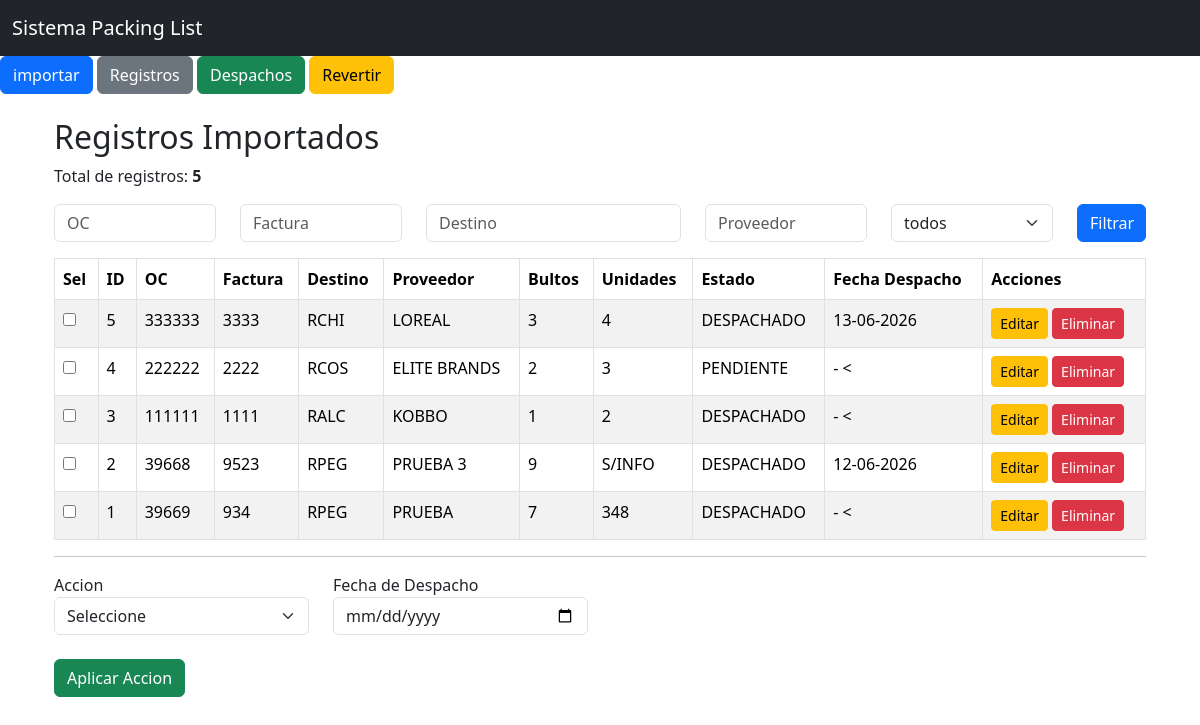
Page /registros on the earlier database version.
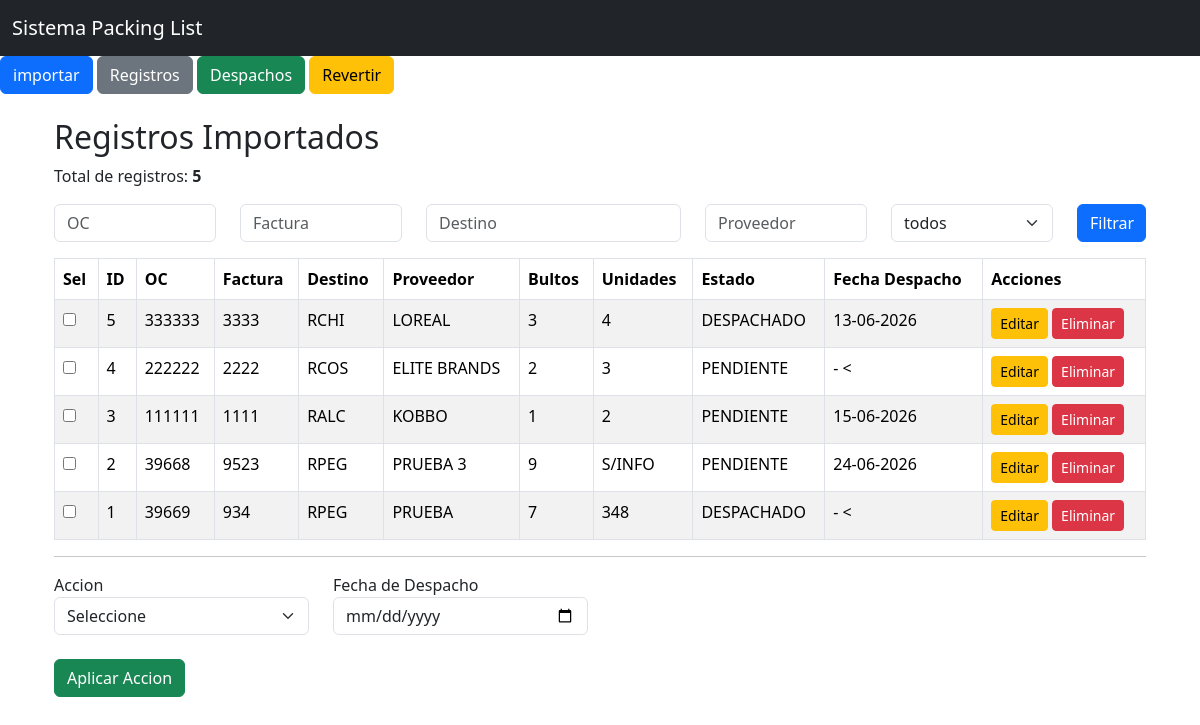
Same page on the later database version.
### models.py (models this page shows)
class Consolidado(db.Model):
    __tablename__ = "consolidado"
    id = db.Column(db.Integer, primary_key=True)
    oc = db.Column(db.String(50))
    factura = db.Column(db.String(50))
    destino = db.Column(db.String(20), nullable=False)
    proveedor = db.Column(db.String(150))
    bultos = db.Column(db.Integer, nullable=False)
    unidades = db.Column(db.String(50), nullable=False)
    tipo_carga = db.Column(db.String(50), nullable=False, default="NACIONAL")
    etiqueta = db.Column(db.String(150))
    observacion = db.Column(db.String(500))
    estado = db.Column(db.String(20), nullable=False, default="PENDIENTE")
    origen_archivo = db.Column(db.String(50), nullable=False)
    nombre_archivo = db.Column(db.String(255))
    fecha_carga = db.Column(db.DateTime)
    eliminado = db.Column(db.Boolean, nullable=False, default=False)
    fecha_eliminacion = db.Column(db.DateTime)
    fecha_despacho = db.Column(db.DateTime)

### app.py (the view)
@app.route("/registros")
def registros():
    oc = request.args.get("oc", "")
    factura = request.args.get("factura", "")
    destino = request.args.get("destino", "")
    proveedor = request.args.get("proveedor", "")
    estado = request.args.get("estado", "")
    consulta = Consolidado.query.filter_by(eliminado=False)
    if oc:
        consulta = consulta.filter(Consolidado.oc.contains(oc))
    if factura:
        consulta = consulta.filter(Consolidado.factura.contains(factura))
    if destino:
        consulta = consulta.filter(Consolidado.destino.contains(destino))
    if proveedor:
        consulta = consulta.filter(Consolidado.proveedor.contains(proveedor))
    if estado:
        consulta = consulta.filter(Consolidado.estado.contains(estado))
    registros = consulta.order_by(Consolidado.id.desc()).all()
    return render_template(
        "registros.html",
        registros=registros,
        oc=oc,
        factura=factura,
        destino=destino,
        proveedor=proveedor,
        estado=estado,
    )

### templates/registros.html (shortened to what this page needs)
{% extends "base.html" %}
{% block contenido %}
<div class="container mt-4">
    <h2>Registros Importados</h2>
    <p>
        Total de registros:
        <b>{{ registros|length }}</b>
    </p>
    <form method="get" class="mb-3">
        <div class="row">
            <div class="col-md-2">
                <input type="text" name="oc" class="form-control" placeholder="OC" value="{{ oc }}">
            </div>
            <div class="col-md-2">
                <input type="text" name="factura" class="form-control" placeholder="Factura" value="{{ factura }}">
            </div>
            <div class="col-md-3">
                <input type="text" name="destino" class="form-control" placeholder="Destino" value="{{ destino }}">
            </div>
            <div class="col-md-2">
                <input type="text" name="proveedor" class="form-control" placeholder="Proveedor" value="{{ proveedor }}">
            </div>
            <div class="col-md-2">
                <select name="estado" class="form-select">
                    <option value="">todos</option>
                </select>
            </div>
            <div class="col-md-1">
                <button type="submit" class="btn btn-primary w-100">Filtrar</button>
            </div>
        </div>
    </form>
    <form method="POST" action="/actualizar_estado">
    <table class="table table-striped table-bordered">
        <thead>
            <tr>
                <th>Sel</th>
                <th>ID</th>
                <th>OC</th>
                <th>Factura</th>
                <th>Destino</th>
                <th>Proveedor</th>
                <th>Bultos</th>
                <th>Unidades</th>
                <th>Estado</th>
                <th>Fecha Despacho</th>
                <th>Acciones</th>
            </tr>
        </thead>
        <tbody>
            {% for registro in registros %}
            <tr>
                <td><input type="checkbox" name="ids" value="{{ registro.id }}"></td>
                <td>{{ registro.id }}</td>
                <td>{{ registro.oc }}</td>
                <td>{{ registro.factura }}</td>
                <td>{{ registro.destino }}</td>
                <td>{{ registro.proveedor }}</td>
                <td>{{ registro.bultos }}</td>
                <td>{{ registro.unidades }}</td>
                <td>{{ registro.estado }}</td>
                <td>
                    {% if registro.fecha_despacho %}
                        {{ registro.fecha_despacho.strftime('%d-%m-%Y') }}
                    {% else %}
                        -
                    <{% endif %}
                </td>
                <td>
                    <a href="/editar/{{ registro.id }}" class="btn btn-warning btn-sm">Editar</a>
                    <a href="/eliminar/{{ registro.id }}" class="btn btn-danger btn-sm" onclick="return confirm('¿Estás seguro de que quieres eliminar este registro?')">Eliminar</a>
                </td>
            </tr>
            {% endfor %}
        </tbody>
    </table>
    <hr>
    <div class="row">
        <div class="col-md-3">
            <laberl>Accion</laberl>
            <select
                name="nuevo_estado"
                class="form-select"
                required
            >
                <option value="">Seleccione</option>"
            </select>
        </div>
        <div class="col-md-3">
            <label>Fecha de Despacho</label>
            <input
                type="date"
                name="fecha_despacho"
                class="form-control"
            >
        </div>
    </div>
    <br>
    <button type="submit" class="btn btn-success">Aplicar Accion</button>
    </form>
</div>
{% endblock %}

### templates/base.html (shortened to what this page needs)
<!DOCTYPE html>
<html lang="es">
<head>
    <link
        href="https://cdn.jsdelivr.net/npm/bootstrap@5.3.3/dist/css/bootstrap.min.css" rel="stylesheet">
</head>
<body>
<nav class="navbar navbar-dark bg-dark">
    <div class="container-fluid">
        <span class="navbar-brand">
            Sistema Packing List
        </span>
    </div>
</nav>
<div class="mb-3">
    <a href="/importar" class="btn btn-primary">importar</a>
    <a href="/registros" class="btn btn-secondary">Registros</a>
    <a href="/despachos" class="btn btn-success">Despachos</a>
    <a href="/revertir_despachos" class="btn btn-warning">Revertir</a>
</div>
<div class="container mt-4">
    {% block contenido %}
    {% endblock %}
</div>
</body>
</html>

Differences in the rows shown:
changed Consolidado "RALC": estado "DESPACHADO" → "PENDIENTE"; fecha_despacho (not shown) → "15-06-2026"; no longer shows "- <"
changed Consolidado "PRUEBA 3": estado "DESPACHADO" → "PENDIENTE"; fecha_despacho "12-06-2026" → "24-06-2026"
